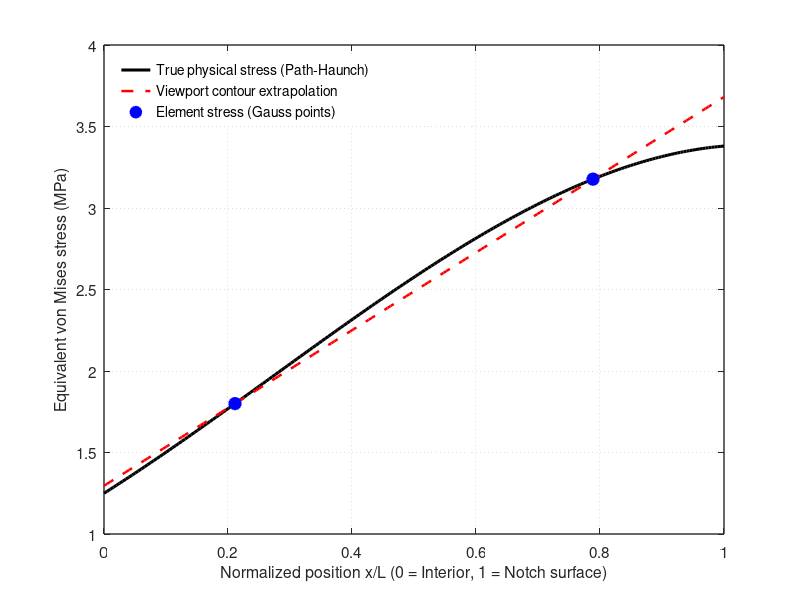
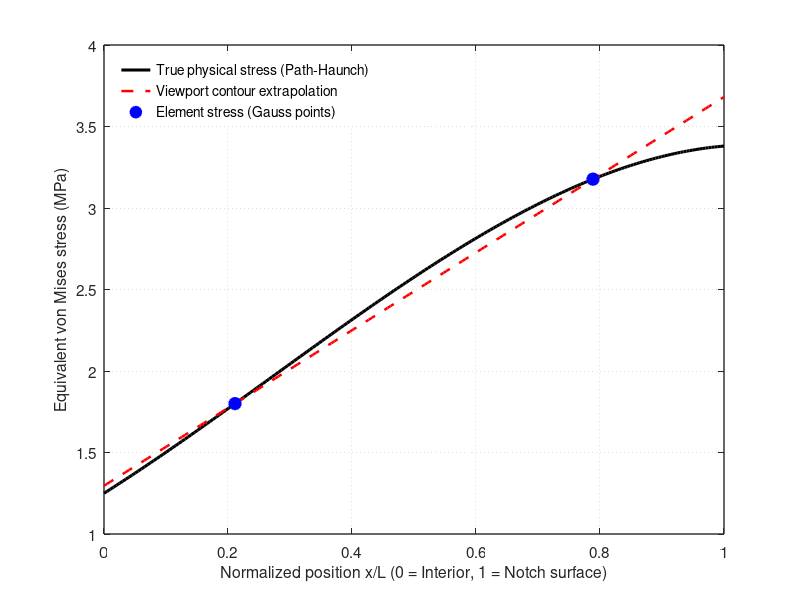
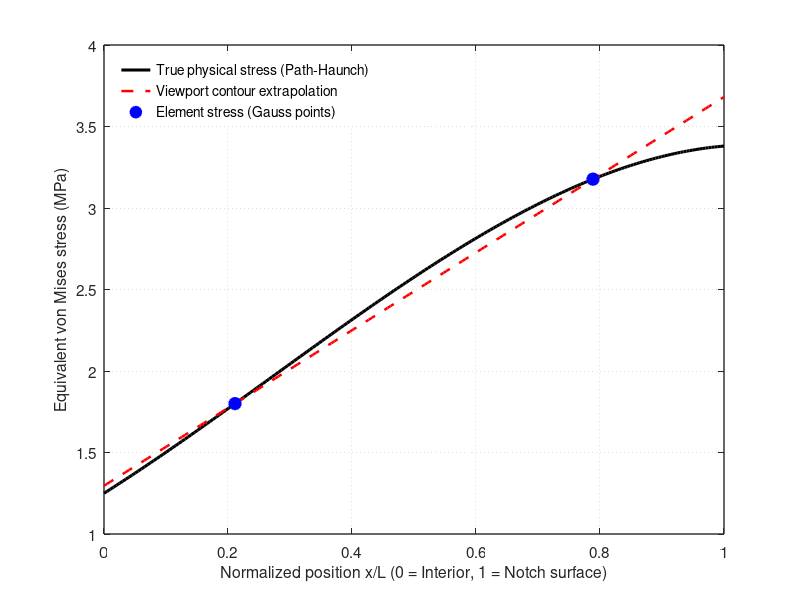

These figures' MATLAB source, in order: (Note: this script raises an error after producing the figures.)
% plot_gauss_vs_nodal_extrapolation.m
% Visualizes element stress vs. viewport contour extrapolation
% Aligned with report Section 4.3 terminology.

clear; clc; close all;

% Coordinates along normalized element
x = linspace(0, 1, 200);

% 1. Gauss integration points (Barlow points for quadratic element)
x_g = [0.5 - 1/(2*sqrt(3)), 0.5 + 1/(2*sqrt(3))]; % [0.2113, 0.7887]
sigma_g = [1.80, 3.177];                           % Stresses at Gauss points

% 2. Linear contour extrapolation through Gauss points to element boundary
p = polyfit(x_g, sigma_g, 1);
sigma_extrap = polyval(p, x);

% 3. True physical stress curve passing through Gauss points to haunch surface
p_true = polyfit([0, x_g(1), x_g(2), 1.0], [1.25, sigma_g(1), sigma_g(2), 3.380], 3);
sigma_true = polyval(p_true, x);

% Set up figure (clean, simple, publication style)
fig = figure('Color', 'w', 'Position', [200, 200, 680, 420]);
ax = axes('Parent', fig);
hold(ax, 'on'); box(ax, 'on'); grid(ax, 'on');
set(ax, 'GridLineStyle', ':', 'GridAlpha', 0.5, 'GridColor', [0.75 0.75 0.75], ...
        'FontSize', 11, 'LineWidth', 1.0);

% Plot the three components with report-aligned labels
plot(ax, x, sigma_true, 'k-', 'LineWidth', 2.2, ...
     'DisplayName', 'True physical stress (Path-Haunch)');
plot(ax, x, sigma_extrap, 'r--', 'LineWidth', 1.8, ...
     'DisplayName', 'Viewport contour extrapolation');
plot(ax, x_g, sigma_g, 'bo', 'MarkerFaceColor', 'b', 'MarkerSize', 8.5, 'LineWidth', 1.2, ...
     'DisplayName', 'Element stress (Gauss points)');

% Formatting
xlim(ax, [0, 1]);
ylim(ax, [1.0, 4.0]);
xlabel(ax, 'Normalized position x/L (0 = Interior, 1 = Notch surface)', 'FontSize', 11.5);
ylabel(ax, 'Equivalent von Mises stress (MPa)', 'FontSize', 11.5);
legend(ax, 'Location', 'northwest', 'Box', 'off', 'FontSize', 10);

% Export
out_png_artifact = 'C:\Users\Lenovo\.gemini\antigravity\brain\e9d8dab5-0ae5-4283-a119-f7fb4505aa7c\gauss_vs_nodal_extrapolation.png';
out_png_repo     = 'd:\daigaku\me2091\hcm-metro-pier-fea\images\gauss_vs_nodal_extrapolation.png';
out_png_scripts  = 'd:\daigaku\me2091\hcm-metro-pier-fea\scripts\gauss_vs_nodal_extrapolation.png';

exportgraphics(fig, out_png_artifact, 'Resolution', 300);
exportgraphics(fig, out_png_repo,     'Resolution', 300);
exportgraphics(fig, out_png_scripts,  'Resolution', 300);
exportgraphics(fig, out_png_local,    'Resolution', 300);

fprintf('Successfully rendered and exported cohesive visual to:\n  %s\n', out_png_artifact);
